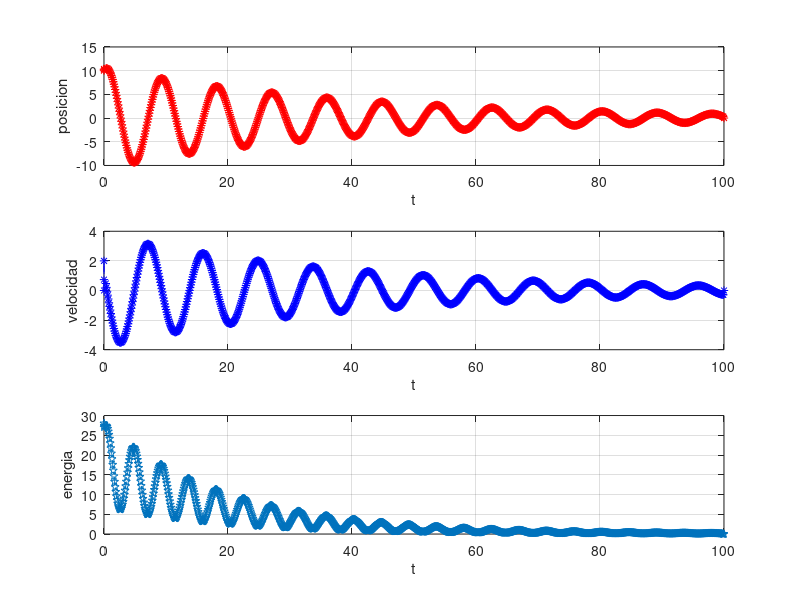

This figure's MATLAB source:
clear all;
close all; 
clf;

N=1000;

x=zeros(1,N+1);
v=zeros(1,N+1);
E=zeros(1,N+1);
tfinal=100;
tau=tfinal/N;
k=0.5;
b=0.1;
m=1;
t(4)=0;    %condiciones inciales
x(1)=10;
v(2)=2;
x(2)=x(1)+v(2)*tau;

for i=3:N       %iteracion para calcular la segunda derivada con metoditos
  t(i+1)=i*tau;
  x(i)=2*x(i-1)-x(i-2)-(k/m)*x(i-1)*tau*tau-(b/m)*v(i-1)*tau*tau;  %reescritura de la segunda derivada de la ecuacion de oscilador amortiguado... ver foto
  v(i)=(x(i)-x(i-1))/(2*tau);  %el dos viene porque se involucra informacion de dos intervalos de tiempo
  E(i-2)=.5*m*v(i-1)^2+.5*k*x(i-1)^2;
  endfor

subplot(3,1,1)
plot(t,x,'--*r')
grid on
xlabel('t') ;
ylabel('posicion');

subplot(3,1,2)
plot(t,v,'--*b')
grid on;
xlabel('t') ;
ylabel('velocidad');


subplot(3,1,3)
plot(t,E,'--*p')
grid on;
xlabel('t') ;
ylabel('energia');
